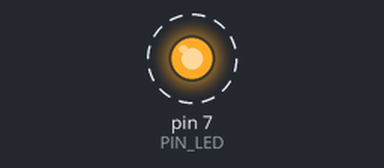
This sketch was run on a simulated Arduino Uno, built with avr-gcc and run on an emulated ATmega328P. On the bench: output pins drawn as LEDs (lit = HIGH). Dashed ring = blinking.

Above: at 0.2 s.
Timing chart, 0 to 3.0 s (numbered marks = the images above):
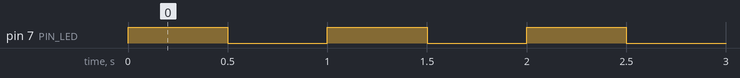

Measured:
- by itself, pin 7 (PIN_LED): alternates HIGH for 0.50 s and LOW for 0.50 s

The sketch:

05_practice_2.ino.ino
```cpp
#define PIN_LED 7

void setup() {
  // put your setup code here, to run once:
  pinMode(PIN_LED, OUTPUT);
}

void loop() {
  // put your main code here, to run repeatedly:
  digitalWrite(PIN_LED, 1);
  delay(500);
  digitalWrite(PIN_LED, 0);
  delay(500);
}
```
